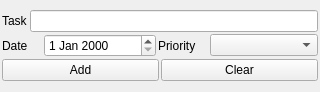
<?xml version="1.0" encoding="UTF-8"?>
<ui version="4.0">
 <class>AddForm</class>
 <widget class="QWidget" name="AddForm">
  <property name="geometry">
   <rect>
    <x>0</x>
    <y>0</y>
    <width>320</width>
    <height>92</height>
   </rect>
  </property>
  <property name="minimumSize">
   <size>
    <width>320</width>
    <height>92</height>
   </size>
  </property>
  <property name="maximumSize">
   <size>
    <width>320</width>
    <height>92</height>
   </size>
  </property>
  <property name="windowTitle">
   <string>Add Task</string>
  </property>
  <layout class="QGridLayout" name="gridLayout">
   <property name="leftMargin">
    <number>2</number>
   </property>
   <property name="topMargin">
    <number>2</number>
   </property>
   <property name="rightMargin">
    <number>2</number>
   </property>
   <property name="bottomMargin">
    <number>2</number>
   </property>
   <property name="spacing">
    <number>2</number>
   </property>
   <item row="0" column="0">
    <layout class="QVBoxLayout" name="verticalLayout">
     <property name="spacing">
      <number>2</number>
     </property>
     <item>
      <layout class="QHBoxLayout" name="horizontalLayout">
       <property name="spacing">
        <number>2</number>
       </property>
       <item>
        <widget class="QLabel" name="task_label">
         <property name="text">
          <string>Task</string>
         </property>
        </widget>
       </item>
       <item>
        <widget class="QLineEdit" name="task_lineEdit"/>
       </item>
      </layout>
     </item>
     <item>
      <layout class="QHBoxLayout" name="horizontalLayout_3">
       <property name="spacing">
        <number>2</number>
       </property>
       <item>
        <widget class="QLabel" name="date_label">
         <property name="minimumSize">
          <size>
           <width>40</width>
           <height>0</height>
          </size>
         </property>
         <property name="maximumSize">
          <size>
           <width>40</width>
           <height>16777215</height>
          </size>
         </property>
         <property name="text">
          <string>Date</string>
         </property>
        </widget>
       </item>
       <item>
        <widget class="QDateEdit" name="dateEdit">
         <property name="minimumSize">
          <size>
           <width>112</width>
           <height>0</height>
          </size>
         </property>
         <property name="maximumSize">
          <size>
           <width>112</width>
           <height>16777215</height>
          </size>
         </property>
        </widget>
       </item>
       <item>
        <widget class="QLabel" name="priority_label">
         <property name="minimumSize">
          <size>
           <width>50</width>
           <height>0</height>
          </size>
         </property>
         <property name="maximumSize">
          <size>
           <width>50</width>
           <height>16777215</height>
          </size>
         </property>
         <property name="text">
          <string>Priority</string>
         </property>
        </widget>
       </item>
       <item>
        <widget class="QComboBox" name="priority_comboBox"/>
       </item>
      </layout>
     </item>
     <item>
      <layout class="QHBoxLayout" name="horizontalLayout_2">
       <property name="spacing">
        <number>2</number>
       </property>
       <item>
        <widget class="QPushButton" name="add_pushButton">
         <property name="text">
          <string>Add</string>
         </property>
        </widget>
       </item>
       <item>
        <widget class="QPushButton" name="clear_pushButton">
         <property name="text">
          <string>Clear</string>
         </property>
        </widget>
       </item>
      </layout>
     </item>
    </layout>
   </item>
  </layout>
 </widget>
 <resources/>
 <connections/>
</ui>
